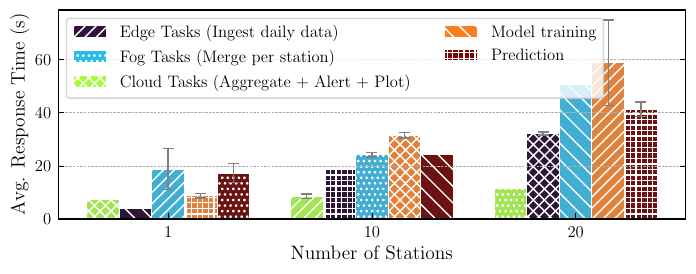

Write the Python code that produced this figure.
import re
import pandas as pd
import matplotlib.pyplot as plt
import seaborn as sns
from matplotlib.patches import Patch

from matplotlib import colormaps

# --- Style setup ---
plt.style.use("../paper.mplstyle")
pt = 1. / 72.27
jour_sizes = {"PRD": {"onecol": 246. * pt, "twocol": 510. * pt}}
my_width = jour_sizes["PRD"]["twocol"]
golden = (1 + 5 ** 0.5) / 1.3
plt.rcParams.update({
    'axes.labelsize': 14,
    'legend.fontsize': 14,
    'xtick.labelsize': 12,
    'ytick.labelsize': 12,
})

# File mapping
files_info = {
    "1_stations.txt": 1,
    "10_stations.txt": 10,
    "20_stations.txt": 20,
}

# Extract times
def extract_all_phases(filepath, station_count):
    with open(filepath, 'r') as f:
        content = f.read()

    patterns = [
        (r"(edge_\d+_\d+_\d+)\s+Completed in ([\d.]+) seconds", "Edge Tasks (Ingest daily data)"),
        (r"(fog_\d+)\s+Completed in ([\d.]+) seconds", "Fog Tasks (Merge per station)"),
        (r"(cloud_\d+)\s+Completed in ([\d.]+) seconds", "Cloud Tasks (Aggregate + Alert + Plot)"),
        (r"(train_model)\s+Completed in ([\d.]+) seconds", "Model training"),
        (r"(predict_pollution_\d+)\s+Completed in ([\d.]+) seconds", "Prediction")
    ]

    data = []
    for pattern, name in patterns:
        for match in re.findall(pattern, content):
            task_name, time_str = match
            data.append({
                "stations": station_count,
                "phase": name,
                "task": task_name,
                "time": float(time_str)
            })
    return data

# Load data
all_data = []
for filename, station_count in files_info.items():
    all_data.extend(extract_all_phases(filename, station_count))

df = pd.DataFrame(all_data)

# Group by station and phase: mean and std
df_bar = df.groupby(["stations", "phase"]).agg(
    avg_time=("time", "mean"),
    std_time=("time", "std")
).reset_index()

# Setup colors and hatches
phases = [
    "Edge Tasks (Ingest daily data)",
    "Fog Tasks (Merge per station)",
    "Cloud Tasks (Aggregate + Alert + Plot)",
    "Model training",
    "Prediction"
]

N = len(phases)
cmap = colormaps['turbo'].resampled(N)
colors = [cmap(i / (N - 1)) for i in range(N)]
hatches = ['///', '...', 'xxx', '\\\\', '+++']

palette = {phase: colors[i] for i, phase in enumerate(phases)}
hatch_map = {phase: hatches[i] for i, phase in enumerate(phases)}

# Plot
fig, ax = plt.subplots(figsize=(my_width, my_width / golden))
barplot = sns.barplot(
    data=df_bar,
    x="stations", y="avg_time", hue="phase",
    palette=palette,
    ax=ax,
    errorbar=None  # We’ll apply our own error bars
)

# Apply std error bars in gray
for (stations, phase), group in df_bar.groupby(["stations", "phase"]):
    idx = df_bar[(df_bar["stations"] == stations) & (df_bar["phase"] == phase)].index[0]
    patch = barplot.patches[idx]
    height = patch.get_height()
    x = patch.get_x() + patch.get_width() / 2
    err = group["std_time"].values[0]
    ax.errorbar(x, height, yerr=err, fmt='none', ecolor='gray', capsize=4, linewidth=1)

# Apply gray hatch on top of colored bars
for patch, (_, row) in zip(barplot.patches, df_bar.iterrows()):
    phase = row["phase"]
    hatch = hatch_map.get(phase, None)
    if hatch:
        patch.set_hatch(hatch)
        patch.set_edgecolor("white")  # Hatch line color
        patch.set_linewidth(0.7)


# Final touches
plt.xlabel("Number of Stations")
plt.ylabel("Avg. Response Time (s)")
ax.grid(True, axis='y', linestyle='--', linewidth=0.5)
# Rebuild legend with hatches
legend_patches = []
for phase in phases:
    legend_patches.append(Patch(
        facecolor=palette[phase],
        hatch=hatch_map[phase],
        edgecolor="white",
        label=phase,
        linewidth=0.7
    ))

# Replace seaborn legend
ax.legend(handles=legend_patches, ncols=2, frameon=True, fontsize=12)
plt.tight_layout()
plt.savefig("time_per_stage.pdf")
